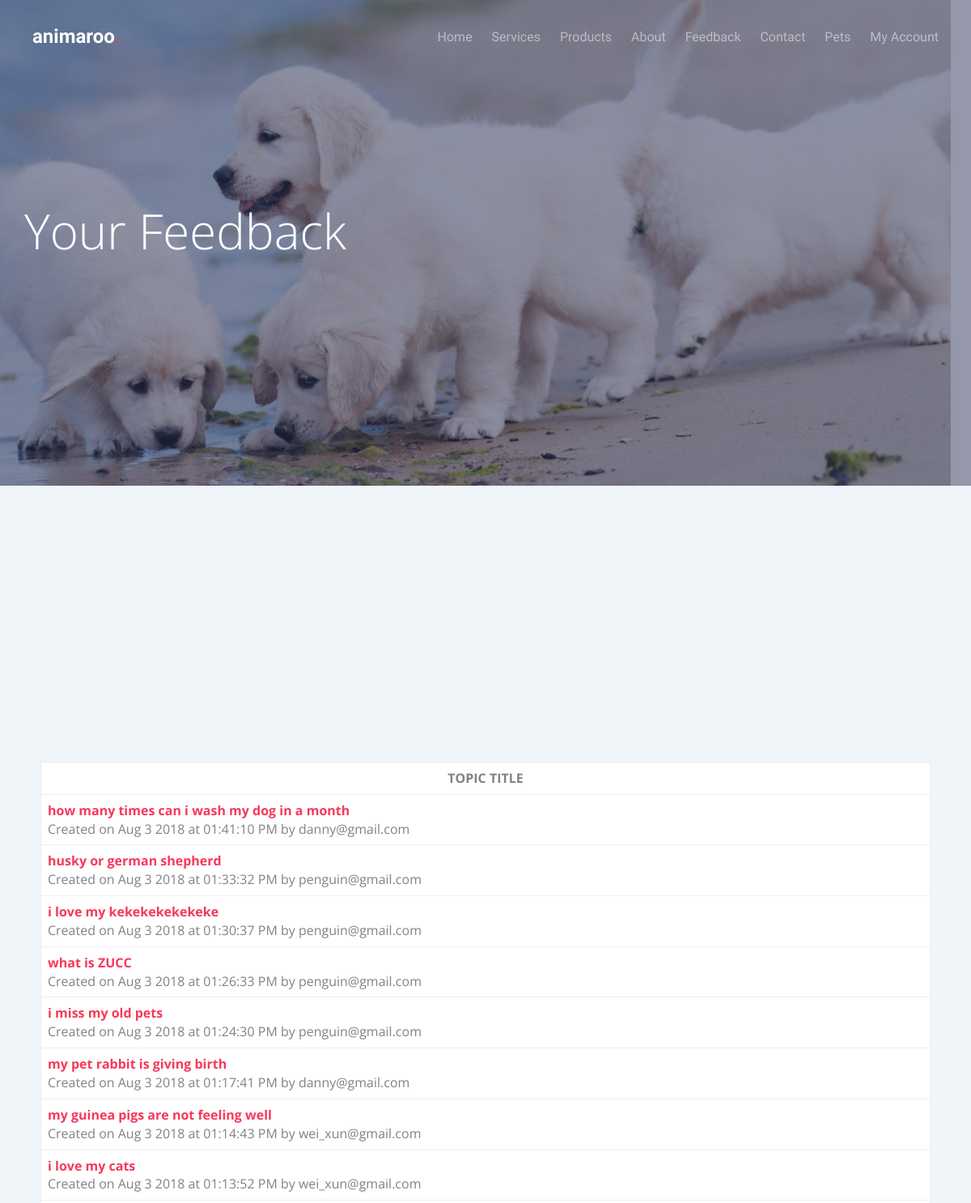
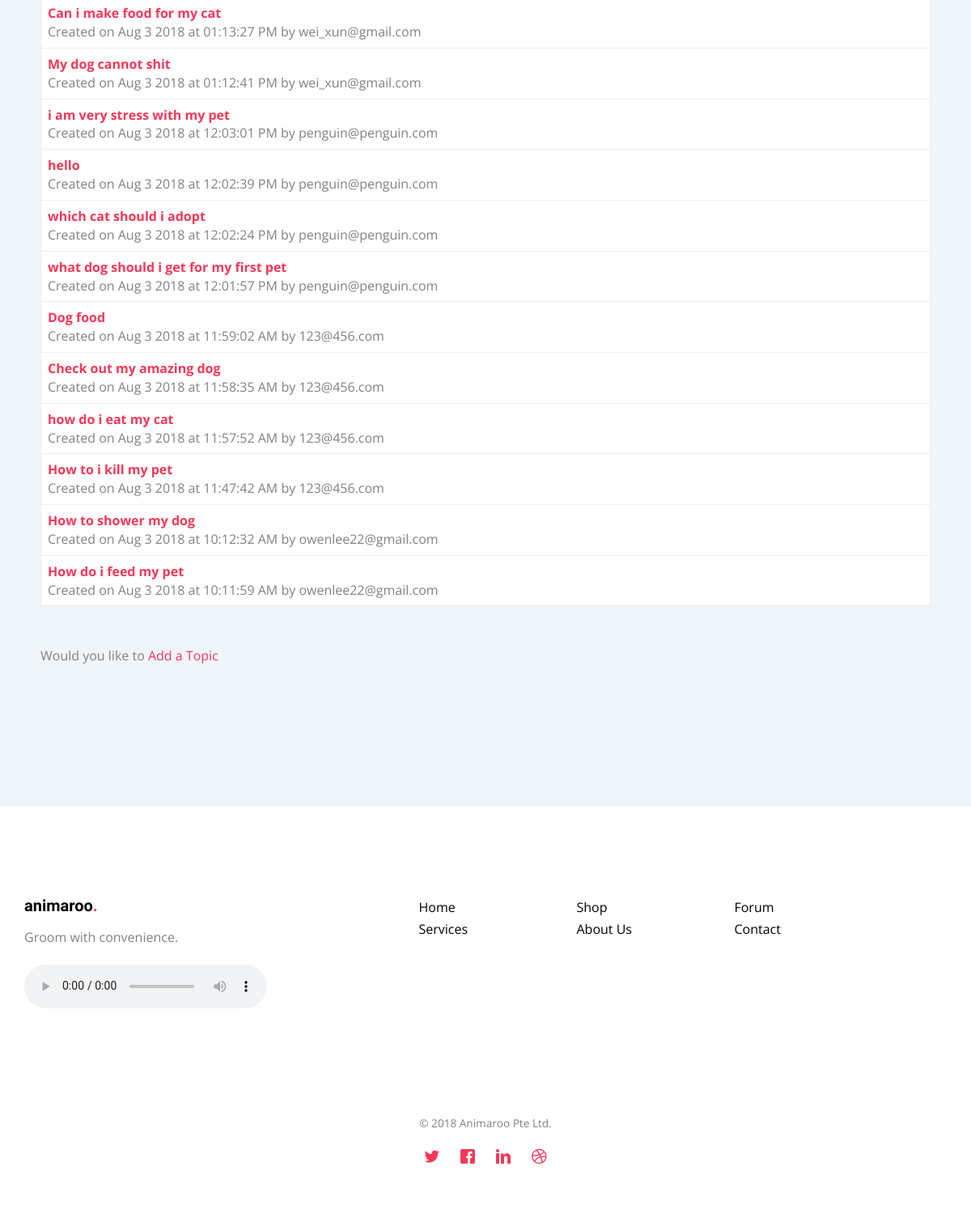
Page /topiclist.php (signed in) on the committed database (2 pictures, top to bottom).
### tables this page shows
CREATE TABLE forum_topics (
  topic_id int(11) NOT NULL PRIMARY KEY AUTO_INCREMENT,
  topic_title varchar(150) NOT NULL,
  topic_create_time datetime NOT NULL,
  topic_owner varchar(150) NOT NULL
);

### topiclist.php (the view, shortened to what this page needs)
<?php
include('header.php');
   $dbc = @mysqli_connect ('localhost:8889', 'root', 'root', 'animaroo') OR die ('Could not connect to MySQL:' . mysqli_connect_error());
   $get_topics = "select topic_id, topic_title,
   date_format(topic_create_time, '%b %e %Y at %r') as fmt_topic_create_time,
  topic_owner from forum_topics order by topic_create_time desc";
  $get_topics_res = mysqli_query($dbc, $get_topics) or die(mysqli_connect_error());
  if (mysqli_num_rows($get_topics_res) < 1) {
     $display_block = "<P><em>No topics exist.</em></p>";
  } else {
     $display_block = "
	 <table border=	1 class=table>
     <tr>
     <th><center>TOPIC TITLE</center></th>
     </tr>";
      while ($topic_info = mysqli_fetch_array($get_topics_res)) {
         $topic_id = $topic_info['topic_id'];
         $topic_title = stripslashes($topic_info['topic_title']);
         $topic_create_time = $topic_info['fmt_topic_create_time'];
         $topic_owner = stripslashes($topic_info['topic_owner']);
         $display_block .= "
         <tr>
         <td><a href=\"showtopic.php?topic_id=$topic_id\">
         <strong>$topic_title</strong></a><br>
         Created on $topic_create_time by $topic_owner</td>
         </tr>";
     }
     $display_block .= "</table>";
  }
  ?>
	<header id="fh5co-header" class="fh5co-cover fh5co-cover-sm" role="banner" style="background-image:url(images/header5.jpg);" data-stellar-background-ratio="0.5">
		<div class="overlay"></div>
		<div class="container">
			<div class="row">
				<div class="col-md-7 text-left">
					<div class="display-t">
						<div class="display-tc animate-box" data-animate-effect="fadeInUp">
							<h1 class="mb30">Your Feedback</h1>
						</div>
					</div>
				</div>
			</div>
		</div>
	</header>
<?php
if ( isset( $_SESSION["email"] ) ) { ?>
	<div id="fh5co-blog" class="fh5co-bg-section">
		<div class="container">
			<div>
                <div class="col-md-8 text-left table text-left fh5c0-heading" style="align-self:center; padding:20px">
                <?php print $display_block; ?>
                <br>
                <p align="left" class"walk">Would you like to <a href ="addtopic.php">Add a Topic</a></center>
            </div>
			</div>
		</div>
	</div>
<?php }
?>
<?php
include ("footer.php");
?>

### header.php (shortened to what this page needs)
<!DOCTYPE HTML>
<html>
<head>
	<link rel="stylesheet" href="css/searchbar.css">
	<link rel="stylesheet" href="css/animate.css">
	<link rel="stylesheet" href="css/icomoon.css">
	<link rel="stylesheet" href="css/bootstrap.css">
	<link rel="stylesheet" href="css/magnific-popup.css">
	<link rel="stylesheet" href="css/style.css">
	<link rel="stylesheet" href="css/add_style.css">
	<link rel="stylesheet" href="css/popupemail.css">
	</head>
	<body>
	<div id="page">
	<nav class="fh5co-nav" role="navigation">
		<div class="container">
			<div class="row">
				<div class="col-xs-2 text-left">
					<div id="fh5co-logo"><a href="index.php">animaroo<span>.</span></a></div>
				</div>
				<div class="col-xs-10 text-right menu-1" style="float:right">
					<ul>
						<li><a href="index.php">Home</a></li>
						<li class="has-dropdown">
							<a href="services.php">Services</a>
						</li>
						<li class="has-dropdown">
								<a href="productsdog.php">Products</a>
							</li>
						<li><a href="about.php">About</a></li>
						<li><a href="topiclist.php">Feedback</a></li>
						<li><a href="contact_us.php">Contact</a></li>
						<li><a href="registered_pets.php">Pets</a><li>
						<?php
						if ( isset( $_SESSION["email"] ) ) {
							echo '<li><a href="my_account.php ">My Account</a></li>';
						} else {
							echo '<li><a href="login.php">Log In</a></li>';
						}
						?>
					</ul>
				</div>
			</div>
		</div>
	</nav>

### footer.php (shortened to what this page needs)
<!DOCTYPE HTML>
	<link rel="stylesheet" href="css/add_style.css">
<footer id="fh5co-footer" role="contentinfo">
		<div class="container">
			<div class="row row-pb-md">
				<div class="col-md-4 fh5co-widget">
					<h3>animaroo<span style="color:#F73859;">.</span></h3>
					<p>Groom with convenience.</p>
					<div class="row row-pd-md cse" style="border:0px solid; margin:left; width:90%; height:90px;">
							<div class = "row row-pd-md" style="margin-left:15px">
						<audio controls autoplay >
			  				<source src="music/music.mp3" type="audio/mpeg" hidden="true" style="margin:left">
						</audio>
						</div>
						</div>
				</div>
				<div class="col-md-2 col-sm-4 col-xs-6 col-md-push-1 ">
					<ul class="fh5co-footer-links">
						<li><a href="index.php">Home</a></li>
						<li><a href="services.php">Services</a></li>
					</ul>
				</div>
				<div class="col-md-2 col-sm-4 col-xs-6 col-md-push-1 ">
					<ul class="fh5co-footer-links">
						<li><a href="productsdog.php">Shop</a></li>
						<li><a href="about.php">About Us</a></li>
					</ul>
				</div>
				<div class="col-md-2 col-sm-4 col-xs-6 col-md-push-1 ">
					<ul class="fh5co-footer-links">
							<li><a href="topiclist.php">Forum</a></li>
							<li><a href="contact_us.php">Contact</a></li>
					</ul>
				</div>
			</div>
			<div class="row copyright">
				<div class="col-md-12 text-center">
					<p>
						<small class="block">&copy; 2018 Animaroo Pte Ltd.</small>
					</p>
					<p>
						<ul class="fh5co-social-icons">
							<li><a href="#"><i class="icon-twitter"></i></a></li>
							<li><a href="#"><i class="icon-facebook"></i></a></li>
							<li><a href="#"><i class="icon-linkedin"></i></a></li>
							<li><a href="#"><i class="icon-dribbble"></i></a></li>
						</ul>
					</p>
				</div>
			</div>
		</div>
	</footer>
	</div>
	</body>
</html>

### css/icomoon.css (style rules this page uses)
[class^="icon-"], [class*=" icon-"] { font-family: 'icomoon' !important; speak: none; font-style: normal; font-weight: normal; font-variant: normal; text-transform: none; line-height: 1; -webkit-font-smoothing: antialiased; -moz-osx-font-smoothing: grayscale; }
.icon-dribbble:before { content: "\ea65"; }
.icon-facebook:before { content: "\ea67"; }
.icon-linkedin:before { content: "\ea73"; }
.icon-twitter:before { content: "\ea7c"; }

### css/add_style.css (style rules this page uses)
.table { table-layout: fixed; width:100%; border: 0px; }

### rows in the picture
forum_topics: topic_title "how many times can i wash my dog in a month", topic_create_time "Aug 3 2018 at 01:41:10 PM", topic_owner "danny@gmail.com"
forum_topics: topic_title "husky or german shepherd", topic_create_time "Aug 3 2018 at 01:33:32 PM", topic_owner "penguin@gmail.com"
forum_topics: topic_title "i love my kekekekekekeke", topic_create_time "Aug 3 2018 at 01:30:37 PM", topic_owner "penguin@gmail.com"
forum_topics: topic_title "what is ZUCC", topic_create_time "Aug 3 2018 at 01:26:33 PM", topic_owner "penguin@gmail.com"
forum_topics: topic_title "i miss my old pets", topic_create_time "Aug 3 2018 at 01:24:30 PM", topic_owner "penguin@gmail.com"
forum_topics: topic_title "my pet rabbit is giving birth", topic_create_time "Aug 3 2018 at 01:17:41 PM", topic_owner "danny@gmail.com"
forum_topics: topic_title "my guinea pigs are not feeling well", topic_create_time "Aug 3 2018 at 01:14:43 PM", topic_owner "wei_xun@gmail.com"
forum_topics: topic_title "i love my cats", topic_create_time "Aug 3 2018 at 01:13:52 PM", topic_owner "wei_xun@gmail.com"
forum_topics: topic_title "Can i make food for my cat", topic_create_time "Aug 3 2018 at 01:13:27 PM", topic_owner "wei_xun@gmail.com"
forum_topics: topic_title "My dog cannot shit", topic_create_time "Aug 3 2018 at 01:12:41 PM", topic_owner "wei_xun@gmail.com"
forum_topics: topic_title "i am very stress with my pet", topic_create_time "Aug 3 2018 at 12:03:01 PM", topic_owner "penguin@penguin.com"
forum_topics: topic_title "hello", topic_create_time "Aug 3 2018 at 12:02:39 PM", topic_owner "penguin@penguin.com"
forum_topics: topic_title "which cat should i adopt", topic_create_time "Aug 3 2018 at 12:02:24 PM", topic_owner "penguin@penguin.com"
forum_topics: topic_title "what dog should i get for my first pet", topic_create_time "Aug 3 2018 at 12:01:57 PM", topic_owner "penguin@penguin.com"
forum_topics: topic_title "Dog food", topic_create_time "Aug 3 2018 at 11:59:02 AM", topic_owner "123@456.com"
forum_topics: topic_title "Check out my amazing dog", topic_create_time "Aug 3 2018 at 11:58:35 AM", topic_owner "123@456.com"
forum_topics: topic_title "how do i eat my cat", topic_create_time "Aug 3 2018 at 11:57:52 AM", topic_owner "123@456.com"
forum_topics: topic_title "How to i kill my pet", topic_create_time "Aug 3 2018 at 11:47:42 AM", topic_owner "123@456.com"
forum_topics: topic_title "How to shower my dog", topic_create_time "Aug 3 2018 at 10:12:32 AM", topic_owner "owenlee22@gmail.com"
forum_topics: topic_title "How do i feed my pet", topic_create_time "Aug 3 2018 at 10:11:59 AM", topic_owner "owenlee22@gmail.com"
